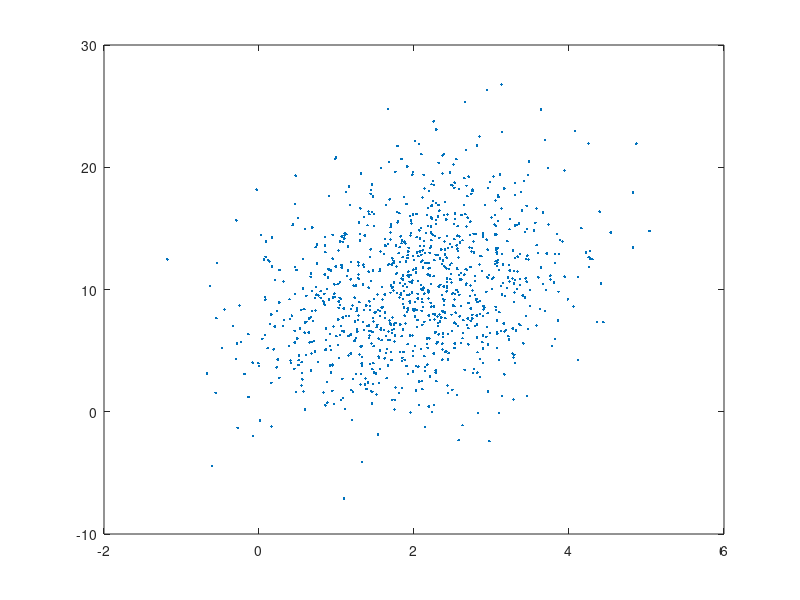

The MATLAB source for this figure: (Note: this script raises an error after producing the figure.)
% ========================
% Testing with random number
% ========================
mu = [2 10];
var_y = [25 20 15 10 8 6 4 3];
for i=1:8
    SIGMA = [1 1.5; 1.5 var_y(i)];
    % SIGMA = [1 1.5; 1.5 3];
    r = mvnrnd(mu,SIGMA,1000);
    figure;
    plot(r(:,1),r(:,2),'.');
    hold on
    options = statset('Display','final');
    obj = gmdistribution.fit(r,1,'Options',options);
    ezsurf(@(x,y)pdf(obj,[x y]),[-2 6],[4 16])
    % ezsurf(@(x,y)pdf(obj,[x y]),[-20 20],[-20 20])
    AXIS([-2 6 4 16 0 0.2]);
    hold off
    [V,D] = eig(SIGMA)
end;